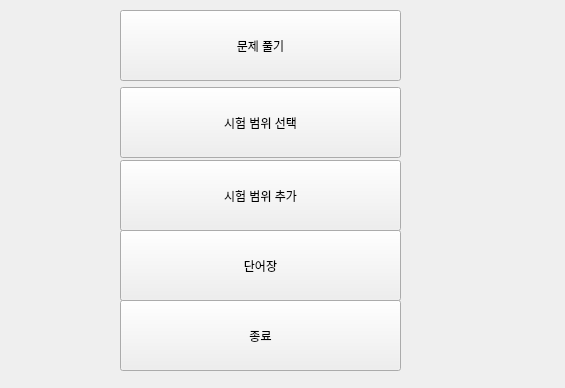
<?xml version="1.0" encoding="UTF-8"?>
<ui version="4.0">
 <class>Form</class>
 <widget class="QWidget" name="Form">
  <property name="geometry">
   <rect>
    <x>0</x>
    <y>0</y>
    <width>565</width>
    <height>388</height>
   </rect>
  </property>
  <property name="windowTitle">
   <string>Form</string>
  </property>
  <widget class="QPushButton" name="questions">
   <property name="geometry">
    <rect>
     <x>120</x>
     <y>10</y>
     <width>281</width>
     <height>71</height>
    </rect>
   </property>
   <property name="text">
    <string>문제 풀기</string>
   </property>
  </widget>
  <widget class="QPushButton" name="Select_Range">
   <property name="geometry">
    <rect>
     <x>120</x>
     <y>87</y>
     <width>281</width>
     <height>71</height>
    </rect>
   </property>
   <property name="text">
    <string>시험 범위 선택</string>
   </property>
  </widget>
  <widget class="QPushButton" name="closed">
   <property name="geometry">
    <rect>
     <x>120</x>
     <y>300</y>
     <width>281</width>
     <height>71</height>
    </rect>
   </property>
   <property name="text">
    <string>종료</string>
   </property>
  </widget>
  <widget class="QPushButton" name="Addition">
   <property name="geometry">
    <rect>
     <x>120</x>
     <y>160</y>
     <width>281</width>
     <height>71</height>
    </rect>
   </property>
   <property name="text">
    <string>시험 범위 추가</string>
   </property>
  </widget>
  <widget class="QPushButton" name="note">
   <property name="geometry">
    <rect>
     <x>120</x>
     <y>230</y>
     <width>281</width>
     <height>71</height>
    </rect>
   </property>
   <property name="text">
    <string>단어장</string>
   </property>
  </widget>
 </widget>
 <resources/>
 <connections/>
</ui>
